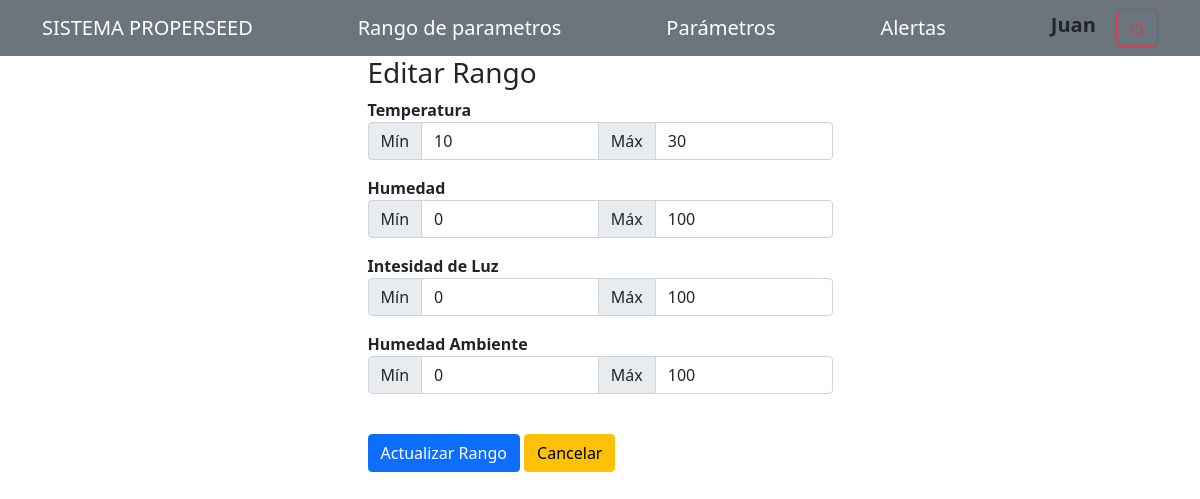
/editar_rango.php?id=1 (signed in), run on the app's committed database.
### tables this page shows
CREATE TABLE `rango_parametros` (
  `Id` int(11) NOT NULL,
  `Temperatura_max` float NOT NULL,
  `Temperatura_min` float NOT NULL,
  `Humedad_max` float NOT NULL,
  `Humedad_min` float NOT NULL,
  `Intensidad_luz_max` float NOT NULL,
  `Intensidad_luz_min` float NOT NULL,
  `Humedad_ambiente_max` float NOT NULL,
  `Humedad_ambiente_min` float NOT NULL
);

### editar_rango.php (the view, shortened to what this page needs)
<?php include('includes/header.php'); ?>
<?php
  if (isset($_GET['id'])) {
    $id = $_GET['id'];
    $query = "SELECT * FROM rango_parametros WHERE id='$id'";
    $result = mysqli_query($conn, $query);
    if(mysqli_num_rows($result) == 1) {
      $row = mysqli_fetch_array($result);
      $temp_min = $row['Temperatura_min'];
      $temp_max = $row['Temperatura_max'];
      $humedad_min = $row['Humedad_min'];
      $humedad_max = $row['Humedad_max'];
      $luz_min = $row['Intensidad_luz_min'];
      $luz_max = $row['Intensidad_luz_max'];
      $hum_amb_min = $row['Humedad_ambiente_min'];
      $hum_amb_max = $row['Humedad_ambiente_max'];
    }
  }
?>
<main class="container" p-4>
  <div class="col-md-5 mx-auto">
    <h3 class="text-start">Editar Rango</h3>
    <form action="editar_rango.php?id=<?php echo $_GET['id']; ?>" method="POST">
      <label class="text-dark fw-bold">Temperatura</label><br>
      <div class="input-group mb-3">
        <span class="input-group-text">Mín</span>
        <input name="temp_min" type="text" value="<?php echo $temp_min ?>" class="form-control" required>
        <span class="input-group-text">Máx</span>
        <input name="temp_max" type="text" value="<?php echo $temp_max ?>" class="form-control" required>
      </div>
      <label class="text-dark fw-bold">Humedad</label><br>
      <div class="input-group mb-3">
        <span class="input-group-text">Mín</span>
        <input name="humedad_min" type="text" value="<?php echo $humedad_min ?>" class="form-control" required>
        <span class="input-group-text">Máx</span>
        <input name="humedad_max" type="text" value="<?php echo $humedad_max ?>" class="form-control" required>
      </div>
      <label class="text-dark fw-bold">Intesidad de Luz</label><br>
      <div class="input-group mb-3">
        <span class="input-group-text">Mín</span>
        <input name="luz_min" type="text" value="<?php echo $luz_min ?>" class="form-control" required>
        <span class="input-group-text">Máx</span>
        <input name="luz_max" type="text" value="<?php echo $luz_max ?>" class="form-control" required>
      </div>
      <label class="text-dark fw-bold">Humedad Ambiente</label><br>
      <div class="input-group mb-3">
        <span class="input-group-text">Mín</span>
        <input name="hum_amb_min" type="text" value="<?php echo $hum_amb_min ?>" class="form-control" required>
        <span class="input-group-text">Máx</span>
        <input name="hum_amb_max" type="text" value="<?php echo $hum_amb_max ?>" class="form-control" required>
      </div><br>
      <input type="submit" name="update_rango" class="btn btn-primary btn-block" value="Actualizar Rango">
      <a href="rango_parametros.php" class="btn btn-warning">
        Cancelar
      </a>
    </form>
  </div>
</main>
<?php include('includes/footer.php'); ?>

### data on the page
rango_parametros: temp_min "10", temp_max "30", humedad_min "0", humedad_max "100", luz_min "0", luz_max "100", hum_amb_min "0", hum_amb_max "100"

### other printed values
$_SESSION['nombres'] "Juan"
